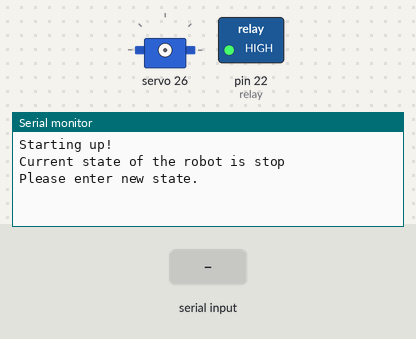
Recording of a sketch running on a simulated Arduino Mega 2560, built with avr-gcc and run on an emulated ATmega2560. On the bench: servo, switched loads named in the sketch (green lamp = pin HIGH), the last lines printed to the serial monitor. The inputs (shaded band) are chosen by the test bench.

Above: at 1.2 s.
1.3 s: "stop" received over Serial
At 2.4 s:
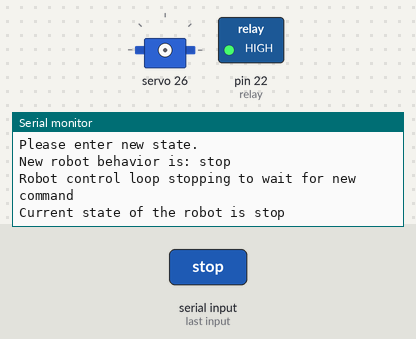
3.8 s: "test" received over Serial
At 5.8 s:
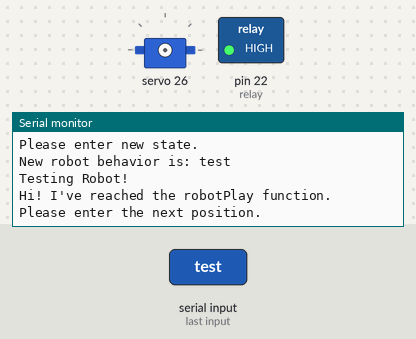
6.3 s: "90,45\n" received over Serial
At 7.2 s:
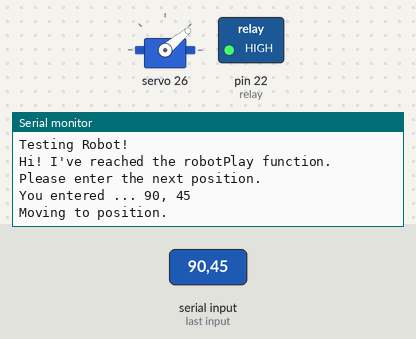

The sketch:

test_servo.ino
```cpp
#include <Wire.h>
#include <Adafruit_PWMServoDriver.h>

Adafruit_PWMServoDriver pwm1 = Adafruit_PWMServoDriver();
Adafruit_PWMServoDriver pwm2 = Adafruit_PWMServoDriver(0x41);

// Pins
int relay = 22;

// State variables
String state = "stop ";   //create a string for the state of the robot
int new_pos = -1; //for user input to move the servo around
boolean realTimeStop = true; //real time control loop flag

// Servo PWM to angle conversion factors
const int ANGLEMIN = 0; // minimum servo angle in degrees
const int ANGLEMAX = 180; // maximum servo angle in degrees
const int SERVOMIN = 140; // minimum pwm pulse length count (out of 4096)
const int SERVOMAX = 520; // maximum pwm pulse length count (out of 4096)

void setup() {
  Serial.begin(9600);
  Serial.println("Starting up!");
  pwm1.begin();
  pwm2.begin();
  pinMode(relay, OUTPUT);
  digitalWrite(relay, HIGH);
  pwm1.setPWMFreq(60);
  pwm2.setPWMFreq(60);  // Analog servos run at ~60 Hz updates
  delay(10);
}

void loop() {

  //----------------------------------------OCU-----------------------------------------
  state = getOperatorInput();
  if (state == "stop") realTimeStop = false;
  else realTimeStop = true;


 //-------------------------------------real time loop ----------------------------------
  while(realTimeStop == true) {
    if (Serial.available() > 0) {
      realTimeStop = false;
      state = Serial.readString();
      break;
    }
    else {realTimeStop = true;}


    //----------------------------------- state machine ---------------------------------
    if (state == "stop") {
      Serial.println("Stop Robot");
      realTimeStop = true;
    }
    else if (state == "test") {
      Serial.println("Testing Robot!");
      delay(100);
      robotPlay();
      realTimeStop = true;
    }
    else {
      Serial.println("Nope, that's not a state! Please try again.");
      realTimeStop = false;
    }
  }
  //send state to OCU -------------------- Send OCU update -------------------------------
  Serial.println("Robot control loop stopping to wait for new command");
}
//------------------------------------- TEST functions -----------------------------------
void robotPlay() {
  //Allows user to set different positions for the servos.
  Serial.println("Hi! I've reached the robotPlay function.");
  int i;
  Serial.println("Please enter the next position.");
  while (Serial.available() == 0) {};
  int pin = Serial.parseInt();
  new_pos = Serial.parseInt();
  Serial.print("You entered ... ");
  Serial.print(pin);
  Serial.print(", ");
  Serial.println(new_pos);
  moveServo(pin, new_pos);
}

void moveServo(int pin, int value) {
  // Move a specified servo to the given position
  Serial.println("Moving to position.");
  if(pin < 16) {
    pwm1.setPWM(pin, 0, pulseLength(value));
  } else {
    pwm2.setPWM(pin-16, 0, pulseLength(value));
  }
  delay(100);
}

// Convert angle in degrees to PWM pulse length
int pulseLength(int angle) {
  int len = map(angle, ANGLEMIN, ANGLEMAX, SERVOMIN, SERVOMAX);
  return len;
}

// -------------------------------- OCU FUNCTIONS ----------------------------------------

String getOperatorInput(){
  Serial.print("Current state of the robot is ");
  Serial.println(state);
  Serial.println("Please enter new state.");

  while (Serial.available() == 0) {};
  state = Serial.readString();
  Serial.print("New robot behavior is: ");
  Serial.println(state);

  return state;
}
```

Measured:
- after the input at 1.3 s, the serial monitor: prints a new line after 1.0 s (image 1)
- after the input at 3.8 s, the serial monitor: prints a new line after 1.0 s (image 2)
- after the input at 6.3 s, the serial monitor: prints a new line at once (image 3)
